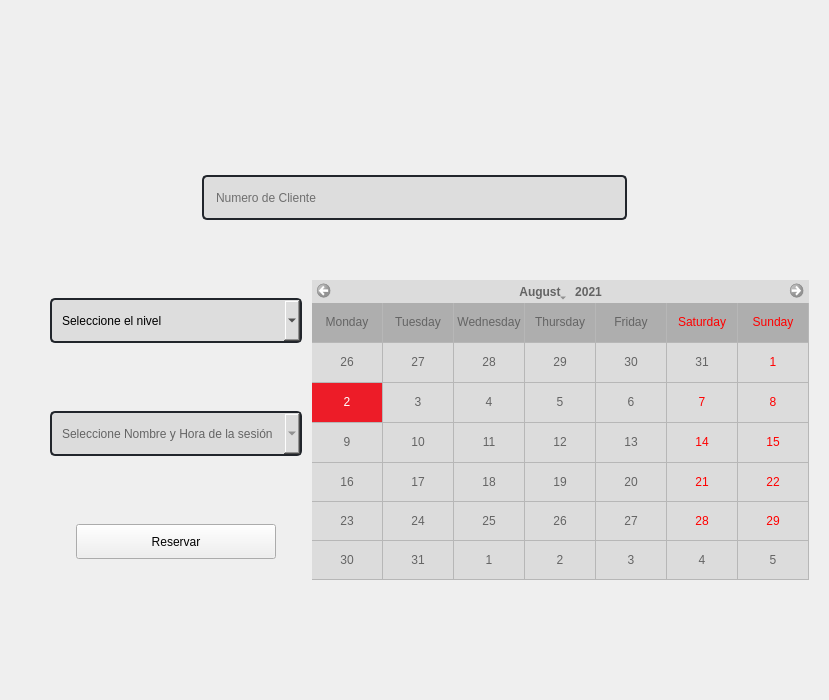
                     <widget class="QWidget" name="lytReservar">
                      <property name="styleSheet">
                       <string notr="true">QLineEdit {
	color: rgb(0, 0, 0);
	background-color: rgb(221, 221, 221);
	border-radius: 5px;
	border: 2px solid rgb(33, 37, 43);
	padding-left: 10px;
	selection-color: rgb(255, 255, 255);
	selection-background-color: rgb(237, 28, 40);
}
QLineEdit:hover {
	border: 2px solid rgb(64, 71, 88);
}
QLineEdit:focus {
	border: 2px solid rgb(237, 28, 40);
}

QComboBox{
	color: rgb(0, 0, 0);
	background-color: rgb(221, 221, 221);
	border-radius: 5px;
	border: 2px solid rgb(33, 37, 43);
	padding: 5px;
	padding-left: 10px;
}
QComboBox:hover{
	border: 2px solid rgb(64, 71, 88);
}
QComboBox::drop-down {
	subcontrol-origin: padding;
	subcontrol-position: top right;
	width: 25px; 
	border-left-width: 3px;
	border-left-color: rgba(39, 44, 54, 150);
	border-left-style: solid;
	border-top-right-radius: 3px;
	border-bottom-right-radius: 3px;	
	image: url(:/images/flecha-hacia-abajo.png);
	background-position: center;
	background-repeat: no-reperat;
 }
QComboBox QAbstractItemView {
	color: rgb(0, 0, 0);	
	background-color: rgb(221, 221, 221);
	padding: 10px;
	selection-background-color: rgb(39, 44, 54);
}

#pagesContainer QPushButton {
	border: 2px solid rgb(237, 28, 40);
	border-radius: 5px;	
	background-color: rgb(237, 28, 40);
	font: 12pt &quot;Montserrat&quot;;
}


#pagesContainer QPushButton:hover {
	background-color: rgb(238, 56, 67);
	border: 2px solid rgb(238, 56, 67);
}
#pagesContainer QPushButton:pressed {	
	background-color: rgb(237, 28, 40);
	border: 2px solid rgb(237, 28, 40);
}</string>
                      </property>
                      <layout class="QVBoxLayout" name="verticalLayout_23">
                       <item>
                        <layout class="QHBoxLayout" name="horizontalLayout_12">
                         <property name="topMargin">
                          <number>0</number>
                         </property>
                         <property name="bottomMargin">
                          <number>20</number>
                         </property>
                         <item>
                          <widget class="QLabel" name="lblLogoReservar">
                           <property name="minimumSize">
                            <size>
                             <width>500</width>
                             <height>100</height>
                            </size>
                           </property>
                           <property name="maximumSize">
                            <size>
                             <width>500</width>
                             <height>100</height>
                            </size>
                           </property>
                           <property name="styleSheet">
                            <string notr="true">image: url(:/images/images/images/LogoRESILIENCE2.png);</string>
                           </property>
                           <property name="text">
                            <string/>
                           </property>
                          </widget>
                         </item>
                        </layout>
                       </item>
                       <item>
                        <widget class="QFrame" name="verticalFrame">
                         <layout class="QVBoxLayout" name="verticalLayout_18">
                          <item>
                           <widget class="QFrame" name="frame_div_content_2">
                            <property name="minimumSize">
                             <size>
                              <width>0</width>
                              <height>110</height>
                             </size>
                            </property>
                            <property name="maximumSize">
                             <size>
                              <width>16777215</width>
                              <height>110</height>
                             </size>
                            </property>
                            <property name="frameShape">
                             <enum>QFrame::NoFrame</enum>
                            </property>
                            <property name="frameShadow">
                             <enum>QFrame::Raised</enum>
                            </property>
                            <layout class="QVBoxLayout" name="verticalLayout_24">
                             <property name="spacing">
                              <number>10</number>
                             </property>
                             <property name="leftMargin">
                              <number>0</number>
                             </property>
                             <property name="topMargin">
                              <number>0</number>
                             </property>
                             <property name="rightMargin">
                              <number>0</number>
                             </property>
                             <property name="bottomMargin">
                              <number>0</number>
                             </property>
                             <item>
                              <widget class="QFrame" name="frame_content_wid_2">
                               <property name="frameShape">
                                <enum>QFrame::NoFrame</enum>
                               </property>
                               <property name="frameShadow">
                                <enum>QFrame::Raised</enum>
                               </property>
                               <layout class="QHBoxLayout" name="horizontalLayout_10">
                                <item>
                                 <layout class="QGridLayout" name="gridLayout_2">
                                  <item row="1" column="0">
                                   <widget class="QLabel" name="label_8">
                                    <property name="text">
                                     <string/>
                                    </property>
                                   </widget>
                                  </item>
                                  <item row="2" column="1">
                                   <widget class="QLabel" name="lblNumCliente">
                                    <property name="minimumSize">
                                     <size>
                                      <width>0</width>
                                      <height>45</height>
                                     </size>
                                    </property>
                                    <property name="maximumSize">
                                     <size>
                                      <width>425</width>
                                      <height>45</height>
                                     </size>
                                    </property>
                                    <property name="text">
                                     <string/>
                                    </property>
                                   </widget>
                                  </item>
                                  <item row="1" column="2">
                                   <widget class="QLabel" name="label_9">
                                    <property name="text">
                                     <string/>
                                    </property>
                                   </widget>
                                  </item>
                                  <item row="1" column="1">
                                   <widget class="QLineEdit" name="txtNumCliente">
                                    <property name="sizePolicy">
                                     <sizepolicy hsizetype="Expanding" vsizetype="Minimum">
                                      <horstretch>0</horstretch>
                                      <verstretch>0</verstretch>
                                     </sizepolicy>
                                    </property>
                                    <property name="minimumSize">
                                     <size>
                                      <width>0</width>
                                      <height>45</height>
                                     </size>
                                    </property>
                                    <property name="maximumSize">
                                     <size>
                                      <width>425</width>
                                      <height>45</height>
                                     </size>
                                    </property>
                                    <property name="styleSheet">
                                     <string notr="true"/>
                                    </property>
                                    <property name="text">
                                     <string/>
                                    </property>
                                    <property name="maxLength">
                                     <number>4</number>
                                    </property>
                                    <property name="placeholderText">
                                     <string>Numero de Cliente</string>
                                    </property>
                                   </widget>
                                  </item>
                                  <item row="0" column="1">
                                   <widget class="QLabel" name="label_10">
                                    <property name="text">
                                     <string/>
                                    </property>
                                   </widget>
                                  </item>
                                 </layout>
                                </item>
                               </layout>
                              </widget>
                             </item>
                            </layout>
                           </widget>
                          </item>
                         </layout>
                        </widget>
                       </item>
                       <item>
                        <widget class="QFrame" name="verticalFrame1">
                         <property name="minimumSize">
                          <size>
                           <width>0</width>
                           <height>150</height>
                          </size>
                         </property>
                         <layout class="QVBoxLayout" name="row_8">
                          <property name="spacing">
                           <number>6</number>
                          </property>
                          <property name="leftMargin">
                           <number>9</number>
                          </property>
                          <property name="topMargin">
                           <number>9</number>
                          </property>
                          <property name="rightMargin">
                           <number>9</number>
                          </property>
                          <property name="bottomMargin">
                           <number>9</number>
                          </property>
                          <item>
                           <layout class="QHBoxLayout" name="horizontalLayout_8">
                            <property name="spacing">
                             <number>10</number>
                            </property>
                            <property name="topMargin">
                             <number>0</number>
                            </property>
                            <property name="bottomMargin">
                             <number>100</number>
                            </property>
                            <item>
                             <layout class="QGridLayout" name="gridLayout_4">
                              <property name="leftMargin">
                               <number>30</number>
                              </property>
                              <property name="verticalSpacing">
                               <number>50</number>
                              </property>
                              <item row="0" column="0">
                               <widget class="QComboBox" name="cmbHorario">
                                <property name="sizePolicy">
                                 <sizepolicy hsizetype="Expanding" vsizetype="Minimum">
                                  <horstretch>0</horstretch>
                                  <verstretch>0</verstretch>
                                 </sizepolicy>
                                </property>
                                <property name="minimumSize">
                                 <size>
                                  <width>0</width>
                                  <height>45</height>
                                 </size>
                                </property>
                                <property name="maximumSize">
                                 <size>
                                  <width>425</width>
                                  <height>45</height>
                                 </size>
                                </property>
                                <property name="cursor">
                                 <cursorShape>PointingHandCursor</cursorShape>
                                </property>
                                <property name="styleSheet">
                                 <string notr="true"/>
                                </property>
                                <property name="placeholderText">
                                 <string>Seleccione el nivel</string>
                                </property>
                               </widget>
                              </item>
                              <item row="2" column="0">
                               <layout class="QHBoxLayout" name="horizontalLayout_28">
                                <item>
                                 <widget class="QPushButton" name="btnReservarClase">
                                  <property name="minimumSize">
                                   <size>
                                    <width>200</width>
                                    <height>35</height>
                                   </size>
                                  </property>
                                  <property name="maximumSize">
                                   <size>
                                    <width>200</width>
                                    <height>35</height>
                                   </size>
                                  </property>
                                  <property name="cursor">
                                   <cursorShape>PointingHandCursor</cursorShape>
                                  </property>
                                  <property name="styleSheet">
                                   <string notr="true"/>
                                  </property>
                                  <property name="text">
                                   <string>Reservar</string>
                                  </property>
                                 </widget>
                                </item>
                               </layout>
                              </item>
                              <item row="1" column="0">
                               <widget class="QComboBox" name="cmbClase">
                                <property name="sizePolicy">
                                 <sizepolicy hsizetype="Expanding" vsizetype="Minimum">
                                  <horstretch>0</horstretch>
                                  <verstretch>0</verstretch>
                                 </sizepolicy>
                                </property>
                                <property name="minimumSize">
                                 <size>
                                  <width>0</width>
                                  <height>45</height>
                                 </size>
                                </property>
                                <property name="maximumSize">
                                 <size>
                                  <width>425</width>
                                  <height>45</height>
                                 </size>
                                </property>
                                <property name="cursor">
                                 <cursorShape>PointingHandCursor</cursorShape>
                                </property>
                                <property name="styleSheet">
                                 <string notr="true">background-color: rgb(220, 220, 220);
color: rgb(100, 100,100 );</string>
                                </property>
                                <property name="placeholderText">
                                 <string>Seleccione Nombre y Hora de la sesión</string>
                                </property>
                               </widget>
                              </item>
                             </layout>
                            </item>
                            <item>
                             <widget class="QCalendarWidget" name="calendarWidget">
                              <property name="enabled">
                               <bool>false</bool>
                              </property>
                              <property name="sizePolicy">
                               <sizepolicy hsizetype="Expanding" vsizetype="Expanding">
                                <horstretch>0</horstretch>
                                <verstretch>0</verstretch>
                               </sizepolicy>
                              </property>
                              <property name="minimumSize">
                               <size>
                                <width>0</width>
                                <height>300</height>
                               </size>
                              </property>
                              <property name="maximumSize">
                               <size>
                                <width>600</width>
                                <height>300</height>
                               </size>
                              </property>
                              <property name="cursor">
                               <cursorShape>PointingHandCursor</cursorShape>
                              </property>
                              <property name="styleSheet">
                               <string notr="true">color: rgb(100, 100, 100);
font: 12pt &quot;Montserrat&quot;;
background-color: rgb(220, 220, 220);
alternate-background-color: rgb(174, 174, 174);
selection-background-color: rgb(237, 28, 40);</string>
                              </property>
                              <property name="selectedDate">
                               <date>
                                <year>2021</year>
                                <month>8</month>
                                <day>2</day>
                               </date>
                              </property>
                              <property name="minimumDate">
                               <date>
                                <year>2021</year>
                                <month>8</month>
                                <day>2</day>
                               </date>
                              </property>
                              <property name="firstDayOfWeek">
                               <enum>Qt::Monday</enum>
                              </property>
                              <property name="gridVisible">
                               <bool>true</bool>
                              </property>
                              <property name="selectionMode">
                               <enum>QCalendarWidget::SingleSelection</enum>
                              </property>
                              <property name="horizontalHeaderFormat">
                               <enum>QCalendarWidget::LongDayNames</enum>
                              </property>
                              <property name="verticalHeaderFormat">
                               <enum>QCalendarWidget::NoVerticalHeader</enum>
                              </property>
                              <property name="navigationBarVisible">
                               <bool>true</bool>
                              </property>
                              <property name="dateEditEnabled">
                               <bool>true</bool>
                              </property>
                              <property name="dateEditAcceptDelay">
                               <number>1500</number>
                              </property>
                             </widget>
                            </item>
                           </layout>
                          </item>
                         </layout>
                        </widget>
                       </item>
                      </layout>
                     </widget>
